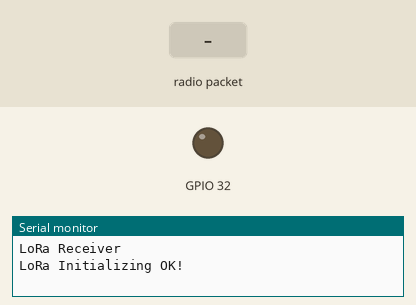
Bench run of a sketch on a simulated ESP32. Parts: output pins drawn as LEDs (lit = HIGH), the last lines printed to the serial monitor. The inputs (shaded band) are chosen by the test bench. No radio packets arrive unless stated.

Above: at 1.2 s.
1.3 s: radio packet "ok" arrives
At 2.9 s:
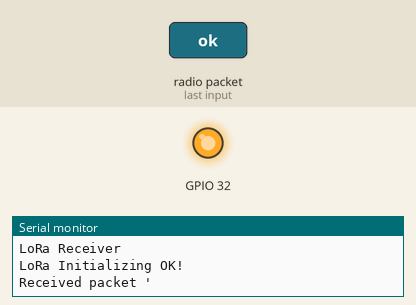
Timing chart, 0 to 4.8 s (numbered marks = the images above; inputs shaded):
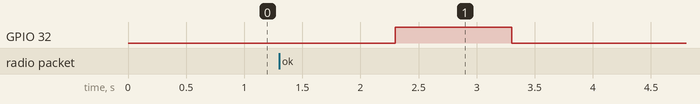

Measured:
- after the input at 1.3 s, GPIO 32: LOW → HIGH after 1.0 s, → LOW 1.0 s later

The sketch:

Receiving__.ino
```cpp
#include <SPI.h>
#include <LoRa.h>

//define the pins used by the transceiver module
#define ss 5
#define rst 15
#define dio0 2
unsigned long lasttime ;
unsigned long lasttime2 ;

int counter = 0;

void setup() {
  //initialize Serial Monitor
  Serial.begin(115200);
  while (!Serial);
  Serial.println("LoRa Receiver");
  pinMode(32, OUTPUT);
  //setup LoRa transceiver module
  LoRa.setPins(ss, rst, dio0);

  //replace the LoRa.begin(---E-) argument with your location's frequency
  //433E6 for Asia
  //866E6 for Europe
  //915E6 for North America
  while (!LoRa.begin(433E6)) {
    Serial.println(".");
    delay(500);
  }
  // Change sync word (0xF3) to match the receiver
  // The sync word assures you don't get LoRa messages from other LoRa transceivers
  // ranges from 0-0xFF
  LoRa.setSyncWord(0xF3);
  Serial.println("LoRa Initializing OK!");
}

void loop() {
  Receiving();

}

void Sending() {
  if (millis() - lasttime >= 8000) {
    lasttime = millis();

    Serial.print("Sending packet: ");
    Serial.println(counter);

    //Send LoRa packet to receiver
    LoRa.beginPacket();
    LoRa.print("hello ");
    LoRa.print(counter);
    LoRa.endPacket();

    counter++;
  }
}
void Receiving() {
  int packetSize = LoRa.parsePacket();

  if (packetSize) {
    // received a packet
    Serial.print("Received packet '");

    // read packet
    if (LoRa.available()) {
      String LoRaData = LoRa.readString();
      if (LoRaData == "ok") {
        digitalWrite(32,HIGH);
        delay(1000);
        digitalWrite(32,LOW);

        Serial.println(LoRaData);
      }

    }

    // print RSSI of packet
    Serial.print("' with RSSI ");
    Serial.println(LoRa.packetRssi());
  }
}
```
